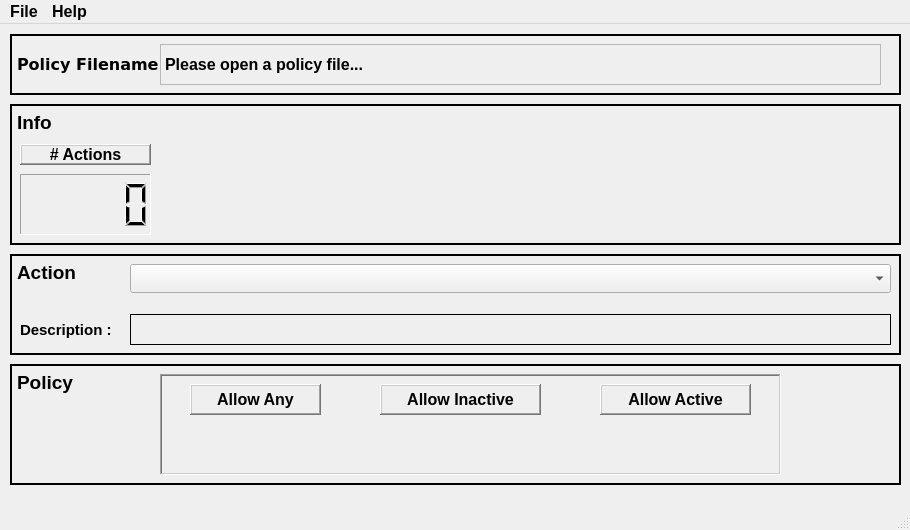
<?xml version="1.0" encoding="UTF-8"?>
<ui version="4.0">
 <author>Kevin Cave</author>
 <class>PolkitExplorer</class>
 <widget class="QMainWindow" name="PolkitExplorer">
  <property name="geometry">
   <rect>
    <x>0</x>
    <y>0</y>
    <width>910</width>
    <height>530</height>
   </rect>
  </property>
  <property name="sizePolicy">
   <sizepolicy hsizetype="Fixed" vsizetype="Fixed">
    <horstretch>0</horstretch>
    <verstretch>0</verstretch>
   </sizepolicy>
  </property>
  <property name="minimumSize">
   <size>
    <width>910</width>
    <height>530</height>
   </size>
  </property>
  <property name="maximumSize">
   <size>
    <width>910</width>
    <height>530</height>
   </size>
  </property>
  <property name="windowTitle">
   <string>Polkit Explorer</string>
  </property>
  <property name="tabShape">
   <enum>QTabWidget::Rounded</enum>
  </property>
  <widget class="QWidget" name="centralwidget">
   <widget class="QLabel" name="polkitActionDescription">
    <property name="geometry">
     <rect>
      <x>130</x>
      <y>290</y>
      <width>761</width>
      <height>31</height>
     </rect>
    </property>
    <property name="font">
     <font>
      <pointsize>11</pointsize>
      <weight>75</weight>
      <bold>true</bold>
     </font>
    </property>
    <property name="toolTip">
     <string>&lt;html&gt;&lt;head/&gt;&lt;body&gt;&lt;p&gt;The Description of the Action as entered in the Policy file loaded. If no description is found this will tell you that fact.&lt;/p&gt;&lt;/body&gt;&lt;/html&gt;</string>
    </property>
    <property name="autoFillBackground">
     <bool>true</bool>
    </property>
    <property name="frameShape">
     <enum>QFrame::Box</enum>
    </property>
    <property name="text">
     <string/>
    </property>
    <property name="textFormat">
     <enum>Qt::PlainText</enum>
    </property>
    <property name="scaledContents">
     <bool>true</bool>
    </property>
    <property name="textInteractionFlags">
     <set>Qt::TextSelectableByKeyboard|Qt::TextSelectableByMouse</set>
    </property>
   </widget>
   <widget class="QFrame" name="frame">
    <property name="geometry">
     <rect>
      <x>160</x>
      <y>350</y>
      <width>621</width>
      <height>101</height>
     </rect>
    </property>
    <property name="frameShape">
     <enum>QFrame::WinPanel</enum>
    </property>
    <property name="frameShadow">
     <enum>QFrame::Sunken</enum>
    </property>
    <widget class="QLabel" name="currentallowanylabel">
     <property name="geometry">
      <rect>
       <x>30</x>
       <y>10</y>
       <width>131</width>
       <height>31</height>
      </rect>
     </property>
     <property name="font">
      <font>
       <pointsize>12</pointsize>
       <weight>75</weight>
       <bold>true</bold>
      </font>
     </property>
     <property name="toolTip">
      <string>&lt;html&gt;&lt;head/&gt;&lt;body&gt;&lt;p&gt;If set to &amp;quot;yes&amp;quot; will give any user permission to perform the action as described in the Description above. &lt;/p&gt;&lt;/body&gt;&lt;/html&gt;</string>
     </property>
     <property name="frameShape">
      <enum>QFrame::WinPanel</enum>
     </property>
     <property name="frameShadow">
      <enum>QFrame::Raised</enum>
     </property>
     <property name="text">
      <string>Allow Any</string>
     </property>
     <property name="alignment">
      <set>Qt::AlignCenter</set>
     </property>
    </widget>
    <widget class="QLabel" name="currentallowanylabel_2">
     <property name="geometry">
      <rect>
       <x>220</x>
       <y>10</y>
       <width>161</width>
       <height>31</height>
      </rect>
     </property>
     <property name="font">
      <font>
       <pointsize>12</pointsize>
       <weight>75</weight>
       <bold>true</bold>
      </font>
     </property>
     <property name="toolTip">
      <string>&lt;html&gt;&lt;head/&gt;&lt;body&gt;&lt;p&gt;&amp;quot;Inactive&amp;quot; users are ones who are not directly logged into the system's console. This includes anyone who is logged in remotely, whether it be via ssh, telnet, or even RDP.&lt;/p&gt;&lt;/body&gt;&lt;/html&gt;</string>
     </property>
     <property name="frameShape">
      <enum>QFrame::WinPanel</enum>
     </property>
     <property name="frameShadow">
      <enum>QFrame::Raised</enum>
     </property>
     <property name="text">
      <string>Allow Inactive</string>
     </property>
     <property name="alignment">
      <set>Qt::AlignCenter</set>
     </property>
    </widget>
    <widget class="QLabel" name="currentallowanylabel_3">
     <property name="geometry">
      <rect>
       <x>440</x>
       <y>10</y>
       <width>151</width>
       <height>31</height>
      </rect>
     </property>
     <property name="font">
      <font>
       <pointsize>12</pointsize>
       <weight>75</weight>
       <bold>true</bold>
      </font>
     </property>
     <property name="toolTip">
      <string>&lt;html&gt;&lt;head/&gt;&lt;body&gt;&lt;p&gt;&amp;quot;Active&amp;quot; users are ones who are directly logged into a system's console, via a locally connected terminal. Users directly logged into a GUI at the system console, for example.&lt;/p&gt;&lt;/body&gt;&lt;/html&gt;</string>
     </property>
     <property name="frameShape">
      <enum>QFrame::WinPanel</enum>
     </property>
     <property name="frameShadow">
      <enum>QFrame::Raised</enum>
     </property>
     <property name="text">
      <string>Allow Active</string>
     </property>
     <property name="alignment">
      <set>Qt::AlignCenter</set>
     </property>
    </widget>
    <widget class="QLabel" name="currentAllowAnyLabel">
     <property name="geometry">
      <rect>
       <x>20</x>
       <y>50</y>
       <width>151</width>
       <height>20</height>
      </rect>
     </property>
     <property name="font">
      <font>
       <pointsize>12</pointsize>
       <weight>75</weight>
       <bold>true</bold>
      </font>
     </property>
     <property name="text">
      <string/>
     </property>
     <property name="alignment">
      <set>Qt::AlignCenter</set>
     </property>
    </widget>
    <widget class="QLabel" name="currentAllowInactiveLabel">
     <property name="geometry">
      <rect>
       <x>210</x>
       <y>50</y>
       <width>181</width>
       <height>20</height>
      </rect>
     </property>
     <property name="font">
      <font>
       <pointsize>12</pointsize>
       <weight>75</weight>
       <bold>true</bold>
      </font>
     </property>
     <property name="text">
      <string/>
     </property>
     <property name="alignment">
      <set>Qt::AlignCenter</set>
     </property>
    </widget>
    <widget class="QLabel" name="currentAllowActiveLabel">
     <property name="geometry">
      <rect>
       <x>420</x>
       <y>50</y>
       <width>191</width>
       <height>20</height>
      </rect>
     </property>
     <property name="font">
      <font>
       <pointsize>12</pointsize>
       <weight>75</weight>
       <bold>true</bold>
      </font>
     </property>
     <property name="text">
      <string/>
     </property>
     <property name="alignment">
      <set>Qt::AlignCenter</set>
     </property>
    </widget>
    <zorder>currentAllowAnyLabel</zorder>
    <zorder>currentAllowInactiveLabel</zorder>
    <zorder>currentAllowActiveLabel</zorder>
    <zorder>currentallowanylabel</zorder>
    <zorder>currentallowanylabel_2</zorder>
    <zorder>currentallowanylabel_3</zorder>
   </widget>
   <widget class="QLabel" name="label_3">
    <property name="geometry">
     <rect>
      <x>20</x>
      <y>290</y>
      <width>101</width>
      <height>31</height>
     </rect>
    </property>
    <property name="font">
     <font>
      <pointsize>11</pointsize>
      <weight>75</weight>
      <bold>true</bold>
     </font>
    </property>
    <property name="text">
     <string>Description :</string>
    </property>
   </widget>
   <widget class="QLabel" name="label">
    <property name="geometry">
     <rect>
      <x>10</x>
      <y>10</y>
      <width>891</width>
      <height>61</height>
     </rect>
    </property>
    <property name="font">
     <font>
      <family>DejaVu Sans</family>
      <pointsize>12</pointsize>
      <weight>75</weight>
      <bold>true</bold>
     </font>
    </property>
    <property name="frameShape">
     <enum>QFrame::WinPanel</enum>
    </property>
    <property name="text">
     <string>Policy Filename</string>
    </property>
    <property name="alignment">
     <set>Qt::AlignLeading|Qt::AlignLeft|Qt::AlignVCenter</set>
    </property>
   </widget>
   <widget class="QLabel" name="policyKitFileName">
    <property name="geometry">
     <rect>
      <x>160</x>
      <y>20</y>
      <width>721</width>
      <height>41</height>
     </rect>
    </property>
    <property name="font">
     <font>
      <pointsize>12</pointsize>
      <weight>75</weight>
      <bold>true</bold>
     </font>
    </property>
    <property name="toolTip">
     <string>&lt;html&gt;&lt;head/&gt;&lt;body&gt;&lt;p&gt;The full pathname of the currently opened Polkit policy file.&lt;/p&gt;&lt;/body&gt;&lt;/html&gt;</string>
    </property>
    <property name="frameShape">
     <enum>QFrame::StyledPanel</enum>
    </property>
    <property name="frameShadow">
     <enum>QFrame::Sunken</enum>
    </property>
    <property name="lineWidth">
     <number>2</number>
    </property>
    <property name="text">
     <string>Please open a policy file...</string>
    </property>
    <property name="alignment">
     <set>Qt::AlignLeading|Qt::AlignLeft|Qt::AlignVCenter</set>
    </property>
    <property name="textInteractionFlags">
     <set>Qt::LinksAccessibleByMouse|Qt::TextSelectableByMouse</set>
    </property>
   </widget>
   <widget class="QLabel" name="polkitActionNameLabel">
    <property name="enabled">
     <bool>true</bool>
    </property>
    <property name="geometry">
     <rect>
      <x>10</x>
      <y>230</y>
      <width>891</width>
      <height>101</height>
     </rect>
    </property>
    <property name="font">
     <font>
      <pointsize>14</pointsize>
      <weight>75</weight>
      <bold>true</bold>
     </font>
    </property>
    <property name="frameShape">
     <enum>QFrame::WinPanel</enum>
    </property>
    <property name="text">
     <string>Action</string>
    </property>
    <property name="alignment">
     <set>Qt::AlignLeading|Qt::AlignLeft|Qt::AlignTop</set>
    </property>
   </widget>
   <widget class="QComboBox" name="actionComboBox">
    <property name="geometry">
     <rect>
      <x>130</x>
      <y>240</y>
      <width>761</width>
      <height>29</height>
     </rect>
    </property>
    <property name="font">
     <font>
      <pointsize>12</pointsize>
      <weight>75</weight>
      <bold>true</bold>
     </font>
    </property>
    <property name="toolTip">
     <string>&lt;html&gt;&lt;head/&gt;&lt;body&gt;&lt;p&gt;&lt;span style=&quot; font-weight:600;&quot;&gt;Drop-down list of all the actions within the policy file. Clicking on this will display the drop-down list, or you can use your scrollwheel to browse through them, too.&lt;/span&gt;&lt;/p&gt;&lt;/body&gt;&lt;/html&gt;</string>
    </property>
   </widget>
   <widget class="QLabel" name="polkitActionNameLabel_2">
    <property name="enabled">
     <bool>true</bool>
    </property>
    <property name="geometry">
     <rect>
      <x>10</x>
      <y>340</y>
      <width>891</width>
      <height>121</height>
     </rect>
    </property>
    <property name="font">
     <font>
      <pointsize>14</pointsize>
      <weight>75</weight>
      <bold>true</bold>
     </font>
    </property>
    <property name="frameShape">
     <enum>QFrame::WinPanel</enum>
    </property>
    <property name="text">
     <string>Policy</string>
    </property>
    <property name="alignment">
     <set>Qt::AlignLeading|Qt::AlignLeft|Qt::AlignTop</set>
    </property>
   </widget>
   <widget class="QLabel" name="polkitActionNameLabel_3">
    <property name="enabled">
     <bool>true</bool>
    </property>
    <property name="geometry">
     <rect>
      <x>10</x>
      <y>80</y>
      <width>891</width>
      <height>141</height>
     </rect>
    </property>
    <property name="font">
     <font>
      <pointsize>14</pointsize>
      <weight>75</weight>
      <bold>true</bold>
     </font>
    </property>
    <property name="frameShape">
     <enum>QFrame::WinPanel</enum>
    </property>
    <property name="text">
     <string>Info</string>
    </property>
    <property name="alignment">
     <set>Qt::AlignLeading|Qt::AlignLeft|Qt::AlignTop</set>
    </property>
   </widget>
   <widget class="QLCDNumber" name="actionsCounterDisplay">
    <property name="geometry">
     <rect>
      <x>20</x>
      <y>150</y>
      <width>131</width>
      <height>61</height>
     </rect>
    </property>
    <property name="toolTip">
     <string>&lt;html&gt;&lt;head/&gt;&lt;body&gt;&lt;p&gt;&lt;span style=&quot; font-size:12pt; font-weight:600;&quot;&gt;Displays the number of Actions within a Polkit policy file.&lt;/span&gt;&lt;/p&gt;&lt;/body&gt;&lt;/html&gt;</string>
    </property>
    <property name="frameShape">
     <enum>QFrame::Panel</enum>
    </property>
    <property name="frameShadow">
     <enum>QFrame::Sunken</enum>
    </property>
   </widget>
   <widget class="QLabel" name="label_2">
    <property name="geometry">
     <rect>
      <x>20</x>
      <y>120</y>
      <width>131</width>
      <height>21</height>
     </rect>
    </property>
    <property name="font">
     <font>
      <pointsize>12</pointsize>
      <weight>75</weight>
      <bold>true</bold>
     </font>
    </property>
    <property name="frameShape">
     <enum>QFrame::WinPanel</enum>
    </property>
    <property name="frameShadow">
     <enum>QFrame::Raised</enum>
    </property>
    <property name="text">
     <string># Actions</string>
    </property>
    <property name="alignment">
     <set>Qt::AlignCenter</set>
    </property>
   </widget>
   <zorder>polkitActionNameLabel_2</zorder>
   <zorder>polkitActionNameLabel</zorder>
   <zorder>frame</zorder>
   <zorder>label_3</zorder>
   <zorder>label</zorder>
   <zorder>polkitActionNameLabel_3</zorder>
   <zorder>label_2</zorder>
   <zorder>policyKitFileName</zorder>
   <zorder>actionsCounterDisplay</zorder>
   <zorder>actionComboBox</zorder>
   <zorder>polkitActionDescription</zorder>
  </widget>
  <widget class="QMenuBar" name="menubar">
   <property name="geometry">
    <rect>
     <x>0</x>
     <y>0</y>
     <width>910</width>
     <height>30</height>
    </rect>
   </property>
   <property name="font">
    <font>
     <pointsize>12</pointsize>
     <weight>75</weight>
     <bold>true</bold>
    </font>
   </property>
   <widget class="QMenu" name="menuFile">
    <property name="font">
     <font>
      <pointsize>12</pointsize>
      <weight>75</weight>
      <bold>true</bold>
     </font>
    </property>
    <property name="title">
     <string>File</string>
    </property>
    <addaction name="actionOpen"/>
    <addaction name="separator"/>
    <addaction name="actionQuit"/>
   </widget>
   <widget class="QMenu" name="menuHelp">
    <property name="font">
     <font>
      <pointsize>12</pointsize>
      <weight>75</weight>
      <bold>true</bold>
     </font>
    </property>
    <property name="title">
     <string>Help</string>
    </property>
    <addaction name="separator"/>
    <addaction name="actionAbout"/>
    <addaction name="separator"/>
    <addaction name="actionShow_Glossary"/>
   </widget>
   <addaction name="menuFile"/>
   <addaction name="menuHelp"/>
  </widget>
  <widget class="QStatusBar" name="statusbar"/>
  <action name="actionOpen">
   <property name="text">
    <string>Open</string>
   </property>
   <property name="font">
    <font>
     <pointsize>12</pointsize>
     <weight>75</weight>
     <bold>true</bold>
    </font>
   </property>
  </action>
  <action name="actionAbout">
   <property name="text">
    <string>About</string>
   </property>
   <property name="font">
    <font>
     <pointsize>12</pointsize>
     <weight>75</weight>
     <bold>true</bold>
    </font>
   </property>
  </action>
  <action name="actionQuit">
   <property name="text">
    <string>Quit</string>
   </property>
  </action>
  <action name="actionShow_Glossary">
   <property name="text">
    <string>Show Glossary</string>
   </property>
  </action>
 </widget>
 <resources/>
 <connections>
  <connection>
   <sender>actionComboBox</sender>
   <signal>currentIndexChanged(int)</signal>
   <receiver>PolkitExplorer</receiver>
   <slot>actionComboBoxChanged()</slot>
   <hints>
    <hint type="sourcelabel">
     <x>333</x>
     <y>273</y>
    </hint>
    <hint type="destinationlabel">
     <x>794</x>
     <y>201</y>
    </hint>
   </hints>
  </connection>
  <connection>
   <sender>actionOpen</sender>
   <signal>triggered()</signal>
   <receiver>PolkitExplorer</receiver>
   <slot>fileOpen()</slot>
   <hints>
    <hint type="sourcelabel">
     <x>-1</x>
     <y>-1</y>
    </hint>
    <hint type="destinationlabel">
     <x>452</x>
     <y>307</y>
    </hint>
   </hints>
  </connection>
  <connection>
   <sender>actionQuit</sender>
   <signal>triggered()</signal>
   <receiver>PolkitExplorer</receiver>
   <slot>fileQuit()</slot>
   <hints>
    <hint type="sourcelabel">
     <x>-1</x>
     <y>-1</y>
    </hint>
    <hint type="destinationlabel">
     <x>452</x>
     <y>307</y>
    </hint>
   </hints>
  </connection>
  <connection>
   <sender>actionAbout</sender>
   <signal>triggered()</signal>
   <receiver>PolkitExplorer</receiver>
   <slot>fileAbout()</slot>
   <hints>
    <hint type="sourcelabel">
     <x>-1</x>
     <y>-1</y>
    </hint>
    <hint type="destinationlabel">
     <x>454</x>
     <y>298</y>
    </hint>
   </hints>
  </connection>
  <connection>
   <sender>actionShow_Glossary</sender>
   <signal>triggered()</signal>
   <receiver>PolkitExplorer</receiver>
   <slot>helpGlossary()</slot>
   <hints>
    <hint type="sourcelabel">
     <x>-1</x>
     <y>-1</y>
    </hint>
    <hint type="destinationlabel">
     <x>454</x>
     <y>264</y>
    </hint>
   </hints>
  </connection>
 </connections>
 <slots>
  <slot>actionComboBoxChanged()</slot>
  <slot>fileOpen()</slot>
  <slot>fileQuit()</slot>
  <slot>fileAbout()</slot>
  <slot>helpGlossary()</slot>
 </slots>
</ui>
